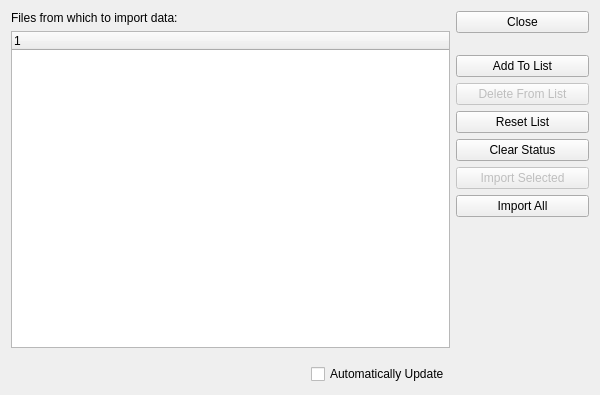
<?xml version="1.0" encoding="UTF-8"?>
<ui version="4.0">
 <comment>This file is part of the xTuple ERP: PostBooks Edition, a free and
open source Enterprise Resource Planning software suite,
Copyright (c) 1999-2019 by OpenMFG LLC, d/b/a xTuple.
It is licensed to you under the Common Public Attribution License
version 1.0, the full text of which (including xTuple-specific Exhibits)
is available at www.xtuple.com/CPAL.  By using this software, you agree
to be bound by its terms.</comment>
 <class>importData</class>
 <widget class="QWidget" name="importData">
  <property name="geometry">
   <rect>
    <x>0</x>
    <y>0</y>
    <width>600</width>
    <height>395</height>
   </rect>
  </property>
  <property name="windowTitle">
   <string>Import Data</string>
  </property>
  <layout class="QHBoxLayout">
   <item>
    <layout class="QVBoxLayout">
     <item>
      <widget class="QLabel" name="_fileLit">
       <property name="text">
        <string>Files from which to import data:</string>
       </property>
      </widget>
     </item>
     <item>
      <widget class="XTreeWidget" name="_file">
       <property name="selectionMode">
        <enum>QAbstractItemView::MultiSelection</enum>
       </property>
      </widget>
     </item>
     <item>
      <layout class="QHBoxLayout">
       <property name="topMargin">
        <number>10</number>
       </property>
       <item>
        <spacer>
         <property name="orientation">
          <enum>Qt::Horizontal</enum>
         </property>
         <property name="sizeHint" stdset="0">
          <size>
           <width>40</width>
           <height>20</height>
          </size>
         </property>
        </spacer>
       </item>
       <item>
        <widget class="XCheckBox" name="_autoUpdate">
         <property name="text">
          <string>Automatically Update</string>
         </property>
        </widget>
       </item>
      </layout>
     </item>
    </layout>
   </item>
   <item>
    <layout class="QVBoxLayout">
     <item>
      <widget class="QPushButton" name="_close">
       <property name="text">
        <string>Close</string>
       </property>
      </widget>
     </item>
     <item>
      <spacer>
       <property name="orientation">
        <enum>Qt::Vertical</enum>
       </property>
       <property name="sizeType">
        <enum>QSizePolicy::Fixed</enum>
       </property>
       <property name="sizeHint" stdset="0">
        <size>
         <width>133</width>
         <height>16</height>
        </size>
       </property>
      </spacer>
     </item>
     <item>
      <widget class="QPushButton" name="_add">
       <property name="text">
        <string>Add To List</string>
       </property>
      </widget>
     </item>
     <item>
      <widget class="QPushButton" name="_delete">
       <property name="enabled">
        <bool>false</bool>
       </property>
       <property name="text">
        <string>Delete From List</string>
       </property>
      </widget>
     </item>
     <item>
      <widget class="QPushButton" name="_resetList">
       <property name="text">
        <string>Reset List</string>
       </property>
      </widget>
     </item>
     <item>
      <widget class="QPushButton" name="_clearStatus">
       <property name="text">
        <string>Clear Status</string>
       </property>
      </widget>
     </item>
     <item>
      <widget class="QPushButton" name="_importSelected">
       <property name="enabled">
        <bool>false</bool>
       </property>
       <property name="text">
        <string>Import Selected</string>
       </property>
      </widget>
     </item>
     <item>
      <widget class="QPushButton" name="_importAll">
       <property name="text">
        <string>Import All</string>
       </property>
      </widget>
     </item>
     <item>
      <spacer>
       <property name="orientation">
        <enum>Qt::Vertical</enum>
       </property>
       <property name="sizeHint" stdset="0">
        <size>
         <width>20</width>
         <height>0</height>
        </size>
       </property>
      </spacer>
     </item>
    </layout>
   </item>
  </layout>
 </widget>
 <customwidgets>
  <customwidget>
   <class>XCheckBox</class>
   <extends>QCheckBox</extends>
   <header>xcheckbox.h</header>
  </customwidget>
  <customwidget>
   <class>XTreeWidget</class>
   <extends>QTreeWidget</extends>
   <header>xtreewidget.h</header>
   <container>1</container>
  </customwidget>
 </customwidgets>
 <tabstops>
  <tabstop>_file</tabstop>
  <tabstop>_add</tabstop>
  <tabstop>_delete</tabstop>
  <tabstop>_resetList</tabstop>
  <tabstop>_clearStatus</tabstop>
  <tabstop>_importSelected</tabstop>
  <tabstop>_importAll</tabstop>
  <tabstop>_close</tabstop>
 </tabstops>
 <resources/>
 <connections>
  <connection>
   <sender>_close</sender>
   <signal>clicked()</signal>
   <receiver>importData</receiver>
   <slot>close()</slot>
   <hints>
    <hint type="sourcelabel">
     <x>499</x>
     <y>27</y>
    </hint>
    <hint type="destinationlabel">
     <x>299</x>
     <y>197</y>
    </hint>
   </hints>
  </connection>
  <connection>
   <sender>_file</sender>
   <signal>valid(bool)</signal>
   <receiver>_importSelected</receiver>
   <slot>setEnabled(bool)</slot>
   <hints>
    <hint type="sourcelabel">
     <x>206</x>
     <y>199</y>
    </hint>
    <hint type="destinationlabel">
     <x>499</x>
     <y>91</y>
    </hint>
   </hints>
  </connection>
  <connection>
   <sender>_file</sender>
   <signal>valid(bool)</signal>
   <receiver>_delete</receiver>
   <slot>setEnabled(bool)</slot>
   <hints>
    <hint type="sourcelabel">
     <x>206</x>
     <y>199</y>
    </hint>
    <hint type="destinationlabel">
     <x>499</x>
     <y>187</y>
    </hint>
   </hints>
  </connection>
 </connections>
</ui>
